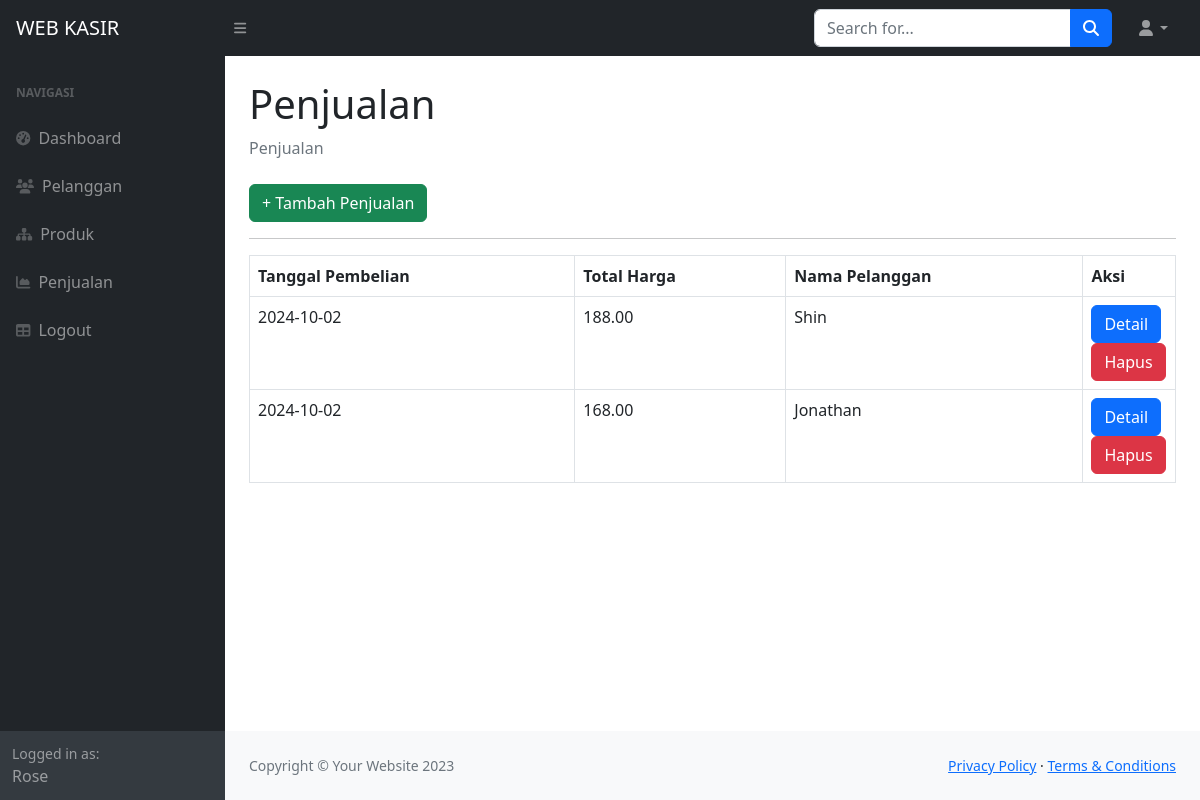
The page /index.php?page=penjualan (signed in) on the database its author committed.
### tables this page shows
CREATE TABLE `penjualan` (
  `id_penjualan` int(11) NOT NULL,
  `tgl_penjualan` date NOT NULL,
  `total_harga` decimal(10,2) NOT NULL,
  `id_pelanggan` int(11) NOT NULL
);

CREATE TABLE `pelanggan` (
  `id_pelanggan` int(11) NOT NULL,
  `nama_pelanggan` varchar(255) NOT NULL,
  `alamat` text NOT NULL,
  `no_telp` varchar(15) NOT NULL
);

### penjualan.php (the view)
<div class="container-fluid px-4">
                        <h1 class="mt-4">Penjualan</h1>
                        <ol class="breadcrumb mb-4">
                            <li class="breadcrumb-item active">Penjualan</li>
                        </ol>
                        <a href="?page=penjualan_tambah" class="btn btn-success">+ Tambah Penjualan</a>
                        <hr>
                        <table class="table table-bordered">
                            <tr>
                                <th>Tanggal Pembelian</th>
                                <th>Total Harga</th>
                                <th>Nama Pelanggan</th>
                                <th  width="10%">Aksi</th>
                            </tr>
                            <?php
                                $query = mysqli_query($koneksi, "SELECT * FROM penjualan LEFT JOIN pelanggan on pelanggan.id_pelanggan = penjualan.id_pelanggan");
                                while($data = mysqli_fetch_array($query)) {
                            ?>
                            <tr>
                                <td><?php echo $data['tgl_penjualan']; ?></td>
                                <td><?php echo $data['total_harga']; ?></td>
                                <td><?php echo $data['nama_pelanggan']; ?></td>
                                <td>
                                    <a href="?page=penjualan_detail&&id=<?php echo $data['id_penjualan']; ?>" class="btn btn-primary">Detail</a>
                                    <a href="?page=penjualan_hapus&&id=<?php echo $data['id_penjualan']; ?>" class="btn btn-danger">Hapus</a>
                                </td>
                            </tr>
                            <?php
                                }
                            ?>
                        </table>
</div>

### rows shown on the page
penjualan: tgl_penjualan "2024-10-02", total_harga "188.00", id_pelanggan.nama_pelanggan "Shin"
penjualan: tgl_penjualan "2024-10-02", total_harga "168.00", id_pelanggan.nama_pelanggan "Jonathan"

### other values the page prints
$_SESSION['user']['nama'] "Rose"
